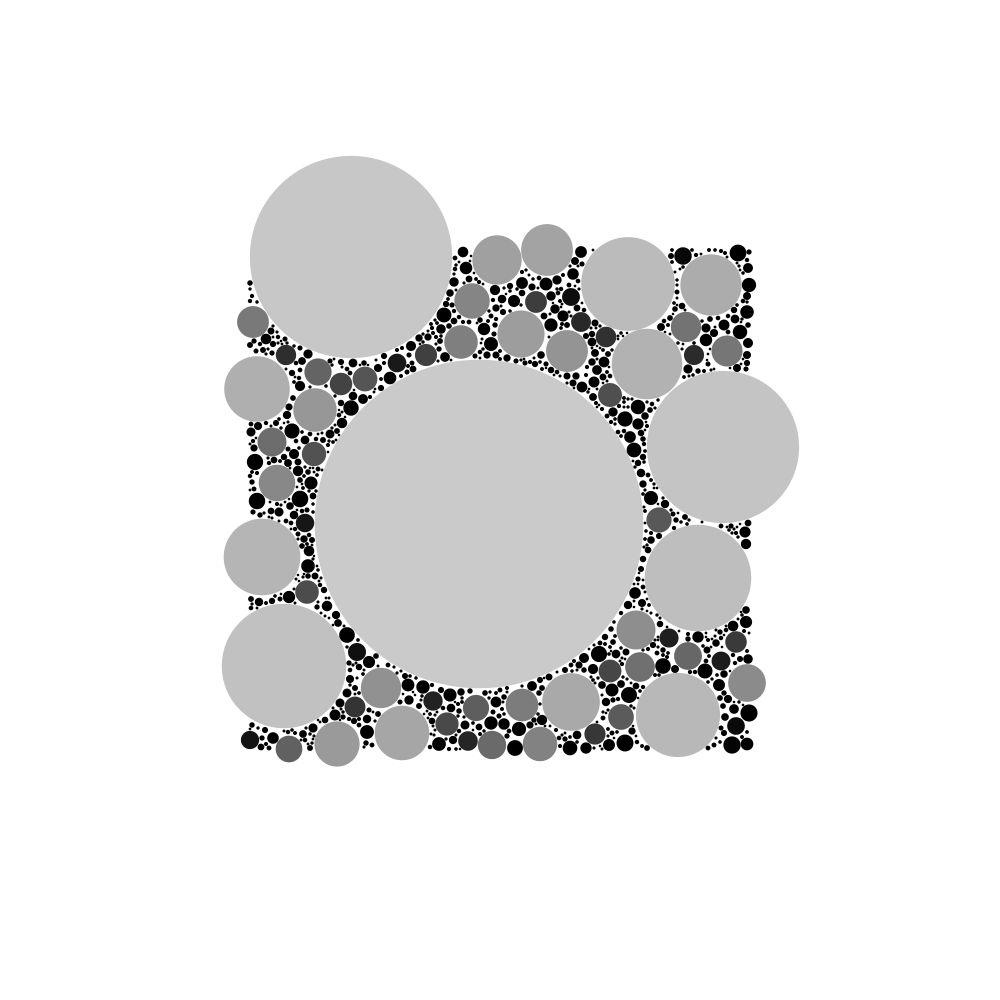
Frame 1 (no input)
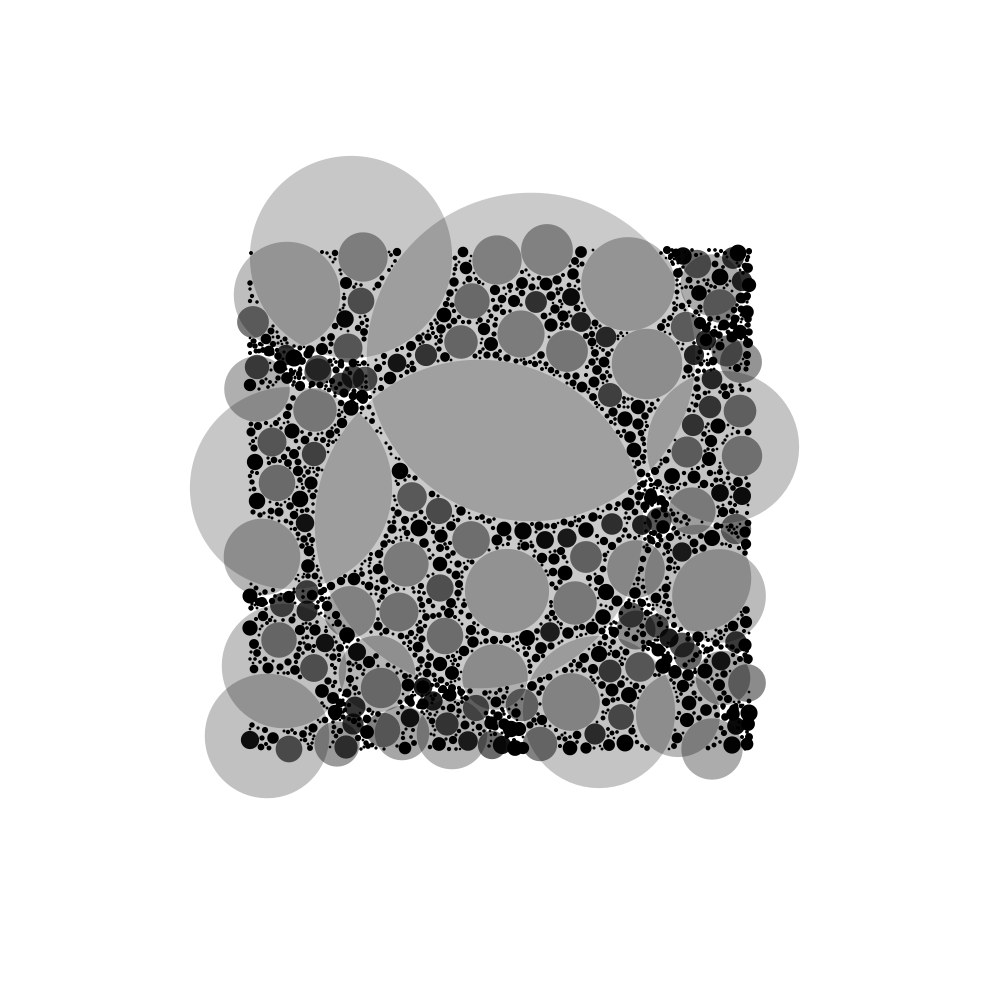
Frame 2 (the mouse pressed at the canvas centre, redrawn once)

The Processing sketch that drew these frames (run headless with seeded random() and noise(); the mouse was pressed at the canvas centre and the sketch redrawn once):

// Processing sketch: SimpleCircles3
// ── SimpleCircles3.pde
/*
This does something cloase to what we want but not correct. It searches through the circles 
 array to see what intersects with it. If a circle intersects with another circle the other circles position is 
 updated and checked next time around the draw loop. 
 
 */

Circle[] circles;
int nCircles;

float c;
int n;
float[] radii;
float canvasArea;

void setup() {
  size( 1000, 1000 );
  background(255);
  smooth();

  canvasArea = width*height;  // overall sketch area
  c = 1.4; // choose value of c
  n = 1000; // iterations

  radii = new float[n];
  circles = new Circle[n];

  float a = calcInitialArea(canvasArea/4); // calculate a
  calcDimensions(a);  // calculate radii for all objects

  noStroke();
  noLoop(); // temp
}

void draw() {
  //background(255);

  //initiate random number generator

  //repeat for i=0 to some chosen number of iterations n

  //   area of new object = initial area multiplied by pow(i,-c)
  //   calculate the dimensions of the new object given the area of the new object
  //   repeat
  //      choose a random position in the region of the plane being filled
  //      check for intersection of the new object at this position with all other objects
  //      if the new object does not intersect exit the repeat loop
  //   end repeat
  //   add the new new object to the plane

  //end repeat  
  
  translate(width/4, height/4);
  // main loop
  for (int i=0; i < n; i++) { 
    int x, y;
    boolean drawCircle = true;
    
    do {
      drawCircle = true;
      // choose random position for circle
      x = (int)random(0, width/2);
      y = (int)random(0, height/2);

      for (int j=0; j < i; j++) {

        if ( dist(x, y, circles[j].x, circles[j].y) < radii[j]+radii[i] ) { // intersection, dont draw it. distance between new point and previous point is smaller than radius
          drawCircle = false;
        } // else, no intersection, draw it
      }
    } 
    while ( !drawCircle );

    circles[i] = new Circle(x, y, radii[i]*2); // add circle

    fill(0, 50+(i*3));
    circles[i].draw(); // when it comes out it will be drawn in the right place
  }
}

float calcInitialArea(float cArea) {
  float a = 0; // initial circle area
  float sum = 0;

  // calculate initial area from Riemann zeta relationship
  for (int i=0; i <= n; i++) {    
    if (i == 0) { 
      sum = 0;
    } 
    else {
      sum += pow(i, -c);
    }
  }
  a = (float)cArea / sum; // calculated inital area
  println("cArea: "+cArea+ ", a: "+ a);  
  return a;
}

void calcDimensions(float a) {
  // calculate radius of each circle
  float totalArea = 0;
  for (int i=0; i < n; i++) {  
    float area; // calculate dimensions of object
    if (i == 0) { 
      area = 0;
    } 
    else {
      area = a * pow(i, -c);
    }
    //float rad = sqrt(area/PI); // get radius
    radii[i] = sqrt(area/PI); // store all radius values
    totalArea += area;
  }
  println("total area drawn: " + totalArea);

  //return rad;
}


// ── Circle.pde
class Circle {
 int x;
 int y;
 float r;
 
 Circle(int x, int y, float r) {
   this.x = x;
   this.y = y;
   this.r = r;
 } 
 
 void draw() {
   noStroke();
   //fill(0);
   ellipse(x,y, r,r);
 }
 
 void setPosition(int x, int y) {
   this.x = x;
   this.y = y;
 }
}
